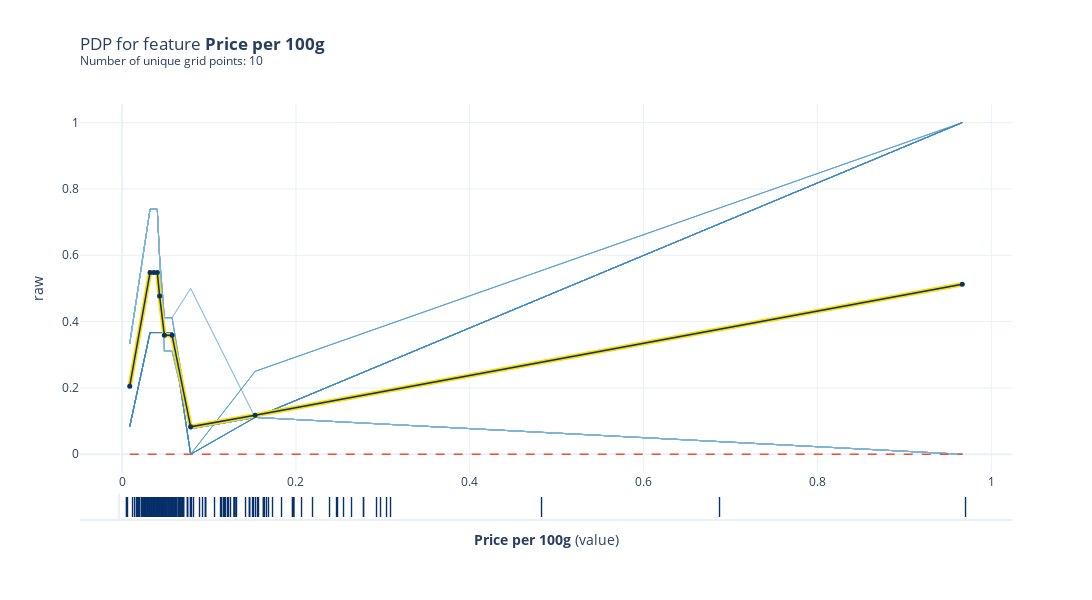

Notebook cell for this chart:
### Markdown cell above
Looking at this graph you can see that it seems more likely that when the rating >=94 that it is from ethoipia.

### Code cell
# Plot PDP
# Create the pdp data to be plotted
pdp_goals = pdp.PDPIsolate(model=tree_model, df=val_x, model_features=feature_names, feature='100g_USD', feature_name='Price per 100g')

# plot the PDP for feature 'Goal Scored'
fig, axes = pdp_goals.plot(
    center=False,
    plot_lines=True,
    frac_to_plot=100,
    cluster=False,
    n_cluster_centers=None,
    cluster_method='accurate',
    plot_pts_dist=True,
    to_bins=False,
    show_percentile=False,
    which_classes=None,
    figsize=None,
    dpi=300,
    ncols=2,
    plot_params={"pdp_hl": True},
    engine='plotly',
    template='plotly_white')

fig.show()

### Figure 1 — Plotly figure (JSON) as saved in the notebook; plotly's stock layout.template omitted (floating-point values rounded to 4 significant figures; data arrays with more than 128 entries replaced by an {"elided": "..."} marker saying what was removed)
{"data": [{"hoverinfo": "none", "line": {"color": "rgba(193,217,237,0.5)", "width": 0.5}, "mode": "lines", "type": "scatter", "x": [0.008705, 0.03209, 0.03643, 0.04042, 0.0431, 0.04858, 0.0574, 0.0788, 0.153, 0.9666], "xaxis": "x", "y": [0.3333, 0.7391, 0.7391, 0.7391, 0.5938, 0.4118, 0.4118, 0.07692, 0.1111, 0], "yaxis": "y"}, {"hoverinfo": "none", "line": {"color": "rgba(177,210,231,0.5)", "width": 0.5}, "mode": "lines", "type": "scatter", "x": [0.008705, 0.03209, 0.03643, 0.04042, 0.0431, 0.04858, 0.0574, 0.0788, 0.153, 0.9666], "xaxis": "x", "y": [0.3333, 0.7391, 0.7391, 0.7391, 0.5938, 0.4118, 0.4118, 0.07692, 0.1111, 0], "yaxis": "y"}, {"hoverinfo": "none", "line": {"color": "rgba(160,202,225,0.5)", "width": 0.5}, "mode": "lines", "type": "scatter", "x": [0.008705, 0.03209, 0.03643, 0.04042, 0.0431, 0.04858, 0.0574, 0.0788, 0.153, 0.9666], "xaxis": "x", "y": [0.3333, 0.7391, 0.7391, 0.7391, 0.5938, 0.3108, 0.3108, 0.07692, 0.1111, 0], "yaxis": "y"}, {"hoverinfo": "none", "line": {"color": "rgba(139,192,221,0.5)", "width": 0.5}, "mode": "lines", "type": "scatter", "x": [0.008705, 0.03209, 0.03643, 0.04042, 0.0431, 0.04858, 0.0574, 0.0788, 0.153, 0.9666], "xaxis": "x", "y": [0.08333, 0.3671, 0.3671, 0.3671, 0.3671, 0.3671, 0.3671, 0, 0.1111, 1], "yaxis": "y"}, {"hoverinfo": "none", "line": {"color": "rgba(117,179,216,0.5)", "width": 0.5}, "mode": "lines", "type": "scatter", "x": [0.008705, 0.03209, 0.03643, 0.04042, 0.0431, 0.04858, 0.0574, 0.0788, 0.153, 0.9666], "xaxis": "x", "y": [0.08333, 0.3671, 0.3671, 0.3671, 0.3671, 0.3671, 0.3671, 0, 0.25, 1], "yaxis": "y"}, {"hoverinfo": "none", "line": {"color": "rgba(98,168,210,0.5)", "width": 0.5}, "mode": "lines", "type": "scatter", "x": [0.008705, 0.03209, 0.03643, 0.04042, 0.0431, 0.04858, 0.0574, 0.0788, 0.153, 0.9666], "xaxis": "x", "y": [0.08333, 0.3671, 0.3671, 0.3671, 0.3671, 0.3671, 0.3671, 0, 0.1111, 1], "yaxis": "y"}, {"hoverinfo": "none", "line": {"color": "rgba(80,155,203,0.5)", "width": 0.5}, "mode": "lines", "type": "scatter", "x": [0.008705, 0.03209, 0.03643, 0.04042, 0.0431, 0.04858, 0.0574, 0.0788, 0.153, 0.9666], "xaxis": "x", "y": [0.08333, 0.3671, 0.3671, 0.3671, 0.3671, 0.3671, 0.3671, 0.07692, 0.1111, 1], "yaxis": "y"}, {"hoverinfo": "none", "line": {"color": "rgba(64,144,197,0.5)", "width": 0.5}, "mode": "lines", "type": "scatter", "x": [0.008705, 0.03209, 0.03643, 0.04042, 0.0431, 0.04858, 0.0574, 0.0788, 0.153, 0.9666], "xaxis": "x", "y": [0.08333, 0.3671, 0.3671, 0.3671, 0.3671, 0.3671, 0.3671, 0, 0.25, 1], "yaxis": "y"}, {"hoverinfo": "none", "line": {"color": "rgba(49,129,189,0.5)", "width": 0.5}, "mode": "lines", "type": "scatter", "x": [0.008705, 0.03209, 0.03643, 0.04042, 0.0431, 0.04858, 0.0574, 0.0788, 0.153, 0.9666], "xaxis": "x", "y": [0.08333, 0.3671, 0.3671, 0.3671, 0.3671, 0.3671, 0.3671, 0.07692, 0.1111, 1], "yaxis": "y"}, {"hoverinfo": "none", "line": {"color": "rgba(36,116,182,0.5)", "width": 0.5}, "mode": "lines", "type": "scatter", "x": [0.008705, 0.03209, 0.03643, 0.04042, 0.0431, 0.04858, 0.0574, 0.0788, 0.153, 0.9666], "xaxis": "x", "y": [0.08333, 0.3671, 0.3671, 0.3671, 0.3671, 0.3671, 0.3671, 0.07692, 0.1111, 1], "yaxis": "y"}, {"hoverinfo": "none", "line": {"color": "rgba(193,217,237,0.5)", "width": 0.5}, "mode": "lines", "type": "scatter", "x": [0.008705, 0.03209, 0.03643, 0.04042, 0.0431, 0.04858, 0.0574, 0.0788, 0.153, 0.9666], "xaxis": "x", "y": [0.08333, 0.3671, 0.3671, 0.3671, 0.3671, 0.3671, 0.3671, 0, 0.1111, 1], "yaxis": "y"}, {"hoverinfo": "none", "line": {"color": "rgba(177,210,231,0.5)", "width": 0.5}, "mode": "lines", "type": "scatter", "x": [0.008705, 0.03209, 0.03643, 0.04042, 0.0431, 0.04858, 0.0574, 0.0788, 0.153, 0.9666], "xaxis": "x", "y": [0.3333, 0.7391, 0.7391, 0.7391, 0.5938, 0.3108, 0.3108, 0.07692, 0.1111, 0], "yaxis": "y"}, {"hoverinfo": "none", "line": {"color": "rgba(160,202,225,0.5)", "width": 0.5}, "mode": "lines", "type": "scatter", "x": [0.008705, 0.03209, 0.03643, 0.04042, 0.0431, 0.04858, 0.0574, 0.0788, 0.153, 0.9666], "xaxis": "x", "y": [0.3333, 0.7391, 0.7391, 0.7391, 0.5938, 0.4118, 0.4118, 0.5, 0.1111, 0], "yaxis": "y"}, {"hoverinfo": "none", "line": {"color": "rgba(139,192,221,0.5)", "width": 0.5}, "mode": "lines", "type": "scatter", "x": [0.008705, 0.03209, 0.03643, 0.04042, 0.0431, 0.04858, 0.0574, 0.0788, 0.153, 0.9666], "xaxis": "x", "y": [0.3333, 0.7391, 0.7391, 0.7391, 0.5938, 0.4118, 0.4118, 0.07692, 0.1111, 0], "yaxis": "y"}, {"hoverinfo": "none", "line": {"color": "rgba(117,179,216,0.5)", "width": 0.5}, "mode": "lines", "type": "scatter", "x": [0.008705, 0.03209, 0.03643, 0.04042, 0.0431, 0.04858, 0.0574, 0.0788, 0.153, 0.9666], "xaxis": "x", "y": [0.3333, 0.7391, 0.7391, 0.7391, 0.5938, 0.3108, 0.3108, 0.07692, 0.1111, 0], "yaxis": "y"}, {"hoverinfo": "none", "line": {"color": "rgba(98,168,210,0.5)", "width": 0.5}, "mode": "lines", "type": "scatter", "x": [0.008705, 0.03209, 0.03643, 0.04042, 0.0431, 0.04858, 0.0574, 0.0788, 0.153, 0.9666], "xaxis": "x", "y": [0.08333, 0.3671, 0.3671, 0.3671, 0.3671, 0.3671, 0.3671, 0.07692, 0.1111, 1], "yaxis": "y"}, {"hoverinfo": "none", "line": {"color": "rgba(80,155,203,0.5)", "width": 0.5}, "mode": "lines", "type": "scatter", "x": [0.008705, 0.03209, 0.03643, 0.04042, 0.0431, 0.04858, 0.0574, 0.0788, 0.153, 0.9666], "xaxis": "x", "y": [0.08333, 0.3671, 0.3671, 0.3671, 0.3671, 0.3671, 0.3671, 0.07692, 0.1111, 1], "yaxis": "y"}, {"hoverinfo": "none", "line": {"color": "rgba(64,144,197,0.5)", "width": 0.5}, "mode": "lines", "type": "scatter", "x": [0.008705, 0.03209, 0.03643, 0.04042, 0.0431, 0.04858, 0.0574, 0.0788, 0.153, 0.9666], "xaxis": "x", "y": [0.08333, 0.3671, 0.3671, 0.3671, 0.3671, 0.3671, 0.3671, 0, 0.25, 1], "yaxis": "y"}, {"hoverinfo": "none", "line": {"color": "rgba(49,129,189,0.5)", "width": 0.5}, "mode": "lines", "type": "scatter", "x": [0.008705, 0.03209, 0.03643, 0.04042, 0.0431, 0.04858, 0.0574, 0.0788, 0.153, 0.9666], "xaxis": "x", "y": [0.08333, 0.3671, 0.3671, 0.3671, 0.3671, 0.3671, 0.3671, 0.07692, 0.1111, 1], "yaxis": "y"}, {"hoverinfo": "none", "line": {"color": "rgba(36,116,182,0.5)", "width": 0.5}, "mode": "lines", "type": "scatter", "x": [0.008705, 0.03209, 0.03643, 0.04042, 0.0431, 0.04858, 0.0574, 0.0788, 0.153, 0.9666], "xaxis": "x", "y": [0.3333, 0.7391, 0.7391, 0.7391, 0.5938, 0.4118, 0.4118, 0.5, 0.1111, 0], "yaxis": "y"}, {"hoverinfo": "none", "line": {"color": "rgba(193,217,237,0.5)", "width": 0.5}, "mode": "lines", "type": "scatter", "x": [0.008705, 0.03209, 0.03643, 0.04042, 0.0431, 0.04858, 0.0574, 0.0788, 0.153, 0.9666], "xaxis": "x", "y": [0.08333, 0.3671, 0.3671, 0.3671, 0.3671, 0.3671, 0.3671, 0.07692, 0.1111, 1], "yaxis": "y"}, {"hoverinfo": "none", "line": {"color": "rgba(177,210,231,0.5)", "width": 0.5}, "mode": "lines", "type": "scatter", "x": [0.008705, 0.03209, 0.03643, 0.04042, 0.0431, 0.04858, 0.0574, 0.0788, 0.153, 0.9666], "xaxis": "x", "y": [0.08333, 0.3671, 0.3671, 0.3671, 0.3671, 0.3671, 0.3671, 0, 0.25, 1], "yaxis": "y"}, {"hoverinfo": "none", "line": {"color": "rgba(160,202,225,0.5)", "width": 0.5}, "mode": "lines", "type": "scatter", "x": [0.008705, 0.03209, 0.03643, 0.04042, 0.0431, 0.04858, 0.0574, 0.0788, 0.153, 0.9666], "xaxis": "x", "y": [0.3333, 0.7391, 0.7391, 0.7391, 0.5938, 0.4118, 0.4118, 0.07692, 0.1111, 0], "yaxis": "y"}, {"hoverinfo": "none", "line": {"color": "rgba(139,192,221,0.5)", "width": 0.5}, "mode": "lines", "type": "scatter", "x": [0.008705, 0.03209, 0.03643, 0.04042, 0.0431, 0.04858, 0.0574, 0.0788, 0.153, 0.9666], "xaxis": "x", "y": [0.08333, 0.3671, 0.3671, 0.3671, 0.3671, 0.3671, 0.3671, 0.07692, 0.1111, 1], "yaxis": "y"}, {"hoverinfo": "none", "line": {"color": "rgba(117,179,216,0.5)", "width": 0.5}, "mode": "lines", "type": "scatter", "x": [0.008705, 0.03209, 0.03643, 0.04042, 0.0431, 0.04858, 0.0574, 0.0788, 0.153, 0.9666], "xaxis": "x", "y": [0.08333, 0.3671, 0.3671, 0.3671, 0.3671, 0.3671, 0.3671, 0.07692, 0.1111, 1], "yaxis": "y"}, {"hoverinfo": "none", "line": {"color": "rgba(98,168,210,0.5)", "width": 0.5}, "mode": "lines", "type": "scatter", "x": [0.008705, 0.03209, 0.03643, 0.04042, 0.0431, 0.04858, 0.0574, 0.0788, 0.153, 0.9666], "xaxis": "x", "y": [0.08333, 0.3671, 0.3671, 0.3671, 0.3671, 0.3671, 0.3671, 0, 0.1111, 1], "yaxis": "y"}, {"hoverinfo": "none", "line": {"color": "rgba(80,155,203,0.5)", "width": 0.5}, "mode": "lines", "type": "scatter", "x": [0.008705, 0.03209, 0.03643, 0.04042, 0.0431, 0.04858, 0.0574, 0.0788, 0.153, 0.9666], "xaxis": "x", "y": [0.08333, 0.3671, 0.3671, 0.3671, 0.3671, 0.3671, 0.3671, 0, 0.25, 1], "yaxis": "y"}, {"hoverinfo": "none", "line": {"color": "rgba(64,144,197,0.5)", "width": 0.5}, "mode": "lines", "type": "scatter", "x": [0.008705, 0.03209, 0.03643, 0.04042, 0.0431, 0.04858, 0.0574, 0.0788, 0.153, 0.9666], "xaxis": "x", "y": [0.08333, 0.3671, 0.3671, 0.3671, 0.3671, 0.3671, 0.3671, 0, 0.1111, 1], "yaxis": "y"}, {"hoverinfo": "none", "line": {"color": "rgba(49,129,189,0.5)", "width": 0.5}, "mode": "lines", "type": "scatter", "x": [0.008705, 0.03209, 0.03643, 0.04042, 0.0431, 0.04858, 0.0574, 0.0788, 0.153, 0.9666], "xaxis": "x", "y": [0.3333, 0.7391, 0.7391, 0.7391, 0.5938, 0.4118, 0.4118, 0.5, 0.1111, 0], "yaxis": "y"}, {"hoverinfo": "none", "line": {"color": "rgba(36,116,182,0.5)", "width": 0.5}, "mode": "lines", "type": "scatter", "x": [0.008705, 0.03209, 0.03643, 0.04042, 0.0431, 0.04858, 0.0574, 0.0788, 0.153, 0.9666], "xaxis": "x", "y": [0.08333, 0.3671, 0.3671, 0.3671, 0.3671, 0.3671, 0.3671, 0.07692, 0.1111, 1], "yaxis": "y"}, {"hoverinfo": "none", "line": {"color": "rgba(193,217,237,0.5)", "width": 0.5}, "mode": "lines", "type": "scatter", "x": [0.008705, 0.03209, 0.03643, 0.04042, 0.0431, 0.04858, 0.0574, 0.0788, 0.153, 0.9666], "xaxis": "x", "y": [0.3333, 0.7391, 0.7391, 0.7391, 0.5938, 0.4118, 0.4118, 0.5, 0.1111, 0], "yaxis": "y"}, {"hoverinfo": "none", "line": {"color": "rgba(177,210,231,0.5)", "width": 0.5}, "mode": "lines", "type": "scatter", "x": [0.008705, 0.03209, 0.03643, 0.04042, 0.0431, 0.04858, 0.0574, 0.0788, 0.153, 0.9666], "xaxis": "x", "y": [0.3333, 0.7391, 0.7391, 0.7391, 0.5938, 0.3108, 0.3108, 0.07692, 0.1111, 0], "yaxis": "y"}, {"hoverinfo": "none", "line": {"color": "rgba(160,202,225,0.5)", "width": 0.5}, "mode": "lines", "type": "scatter", "x": [0.008705, 0.03209, 0.03643, 0.04042, 0.0431, 0.04858, 0.0574, 0.0788, 0.153, 0.9666], "xaxis": "x", "y": [0.3333, 0.7391, 0.7391, 0.7391, 0.5938, 0.3108, 0.3108, 0.07692, 0.1111, 0], "yaxis": "y"}, {"hoverinfo": "none", "line": {"color": "rgba(139,192,221,0.5)", "width": 0.5}, "mode": "lines", "type": "scatter", "x": [0.008705, 0.03209, 0.03643, 0.04042, 0.0431, 0.04858, 0.0574, 0.0788, 0.153, 0.9666], "xaxis": "x", "y": [0.3333, 0.7391, 0.7391, 0.7391, 0.5938, 0.3108, 0.3108, 0.07692, 0.1111, 0], "yaxis": "y"}, {"hoverinfo": "none", "line": {"color": "rgba(117,179,216,0.5)", "width": 0.5}, "mode": "lines", "type": "scatter", "x": [0.008705, 0.03209, 0.03643, 0.04042, 0.0431, 0.04858, 0.0574, 0.0788, 0.153, 0.9666], "xaxis": "x", "y": [0.08333, 0.3671, 0.3671, 0.3671, 0.3671, 0.3671, 0.3671, 0, 0.1111, 1], "yaxis": "y"}, {"hoverinfo": "none", "line": {"color": "rgba(98,168,210,0.5)", "width": 0.5}, "mode": "lines", "type": "scatter", "x": [0.008705, 0.03209, 0.03643, 0.04042, 0.0431, 0.04858, 0.0574, 0.0788, 0.153, 0.9666], "xaxis": "x", "y": [0.3333, 0.7391, 0.7391, 0.7391, 0.5938, 0.4118, 0.4118, 0.07692, 0.1111, 0], "yaxis": "y"}, {"hoverinfo": "none", "line": {"color": "rgba(80,155,203,0.5)", "width": 0.5}, "mode": "lines", "type": "scatter", "x": [0.008705, 0.03209, 0.03643, 0.04042, 0.0431, 0.04858, 0.0574, 0.0788, 0.153, 0.9666], "xaxis": "x", "y": [0.08333, 0.3671, 0.3671, 0.3671, 0.3671, 0.3671, 0.3671, 0.07692, 0.1111, 1], "yaxis": "y"}, {"hoverinfo": "none", "line": {"color": "rgba(64,144,197,0.5)", "width": 0.5}, "mode": "lines", "type": "scatter", "x": [0.008705, 0.03209, 0.03643, 0.04042, 0.0431, 0.04858, 0.0574, 0.0788, 0.153, 0.9666], "xaxis": "x", "y": [0.08333, 0.3671, 0.3671, 0.3671, 0.3671, 0.3671, 0.3671, 0, 0.1111, 1], "yaxis": "y"}, {"hoverinfo": "none", "line": {"color": "rgba(49,129,189,0.5)", "width": 0.5}, "mode": "lines", "type": "scatter", "x": [0.008705, 0.03209, 0.03643, 0.04042, 0.0431, 0.04858, 0.0574, 0.0788, 0.153, 0.9666], "xaxis": "x", "y": [0.3333, 0.7391, 0.7391, 0.7391, 0.5938, 0.4118, 0.4118, 0.07692, 0.1111, 0], "yaxis": "y"}, {"hoverinfo": "none", "line": {"color": "rgba(36,116,182,0.5)", "width": 0.5}, "mode": "lines", "type": "scatter", "x": [0.008705, 0.03209, 0.03643, 0.04042, 0.0431, 0.04858, 0.0574, 0.0788, 0.153, 0.9666], "xaxis": "x", "y": [0.3333, 0.7391, 0.7391, 0.7391, 0.5938, 0.4118, 0.4118, 0.07692, 0.1111, 0], "yaxis": "y"}, {"hoverinfo": "none", "line": {"color": "rgba(193,217,237,0.5)", "width": 0.5}, "mode": "lines", "type": "scatter", "x": [0.008705, 0.03209, 0.03643, 0.04042, 0.0431, 0.04858, 0.0574, 0.0788, 0.153, 0.9666], "xaxis": "x", "y": [0.3333, 0.7391, 0.7391, 0.7391, 0.5938, 0.4118, 0.4118, 0.07692, 0.1111, 0], "yaxis": "y"}, {"hoverinfo": "none", "line": {"color": "rgba(177,210,231,0.5)", "width": 0.5}, "mode": "lines", "type": "scatter", "x": [0.008705, 0.03209, 0.03643, 0.04042, 0.0431, 0.04858, 0.0574, 0.0788, 0.153, 0.9666], "xaxis": "x", "y": [0.3333, 0.7391, 0.7391, 0.7391, 0.5938, 0.3108, 0.3108, 0.07692, 0.1111, 0], "yaxis": "y"}, {"hoverinfo": "none", "line": {"color": "rgba(160,202,225,0.5)", "width": 0.5}, "mode": "lines", "type": "scatter", "x": [0.008705, 0.03209, 0.03643, 0.04042, 0.0431, 0.04858, 0.0574, 0.0788, 0.153, 0.9666], "xaxis": "x", "y": [0.3333, 0.7391, 0.7391, 0.7391, 0.5938, 0.4118, 0.4118, 0.5, 0.1111, 0], "yaxis": "y"}, {"hoverinfo": "none", "line": {"color": "rgba(139,192,221,0.5)", "width": 0.5}, "mode": "lines", "type": "scatter", "x": [0.008705, 0.03209, 0.03643, 0.04042, 0.0431, 0.04858, 0.0574, 0.0788, 0.153, 0.9666], "xaxis": "x", "y": [0.3333, 0.7391, 0.7391, 0.7391, 0.5938, 0.3108, 0.3108, 0.07692, 0.1111, 0], "yaxis": "y"}, {"hoverinfo": "none", "line": {"color": "rgba(117,179,216,0.5)", "width": 0.5}, "mode": "lines", "type": "scatter", "x": [0.008705, 0.03209, 0.03643, 0.04042, 0.0431, 0.04858, 0.0574, 0.0788, 0.153, 0.9666], "xaxis": "x", "y": [0.08333, 0.3671, 0.3671, 0.3671, 0.3671, 0.3671, 0.3671, 0, 0.1111, 1], "yaxis": "y"}, {"hoverinfo": "none", "line": {"color": "rgba(98,168,210,0.5)", "width": 0.5}, "mode": "lines", "type": "scatter", "x": [0.008705, 0.03209, 0.03643, 0.04042, 0.0431, 0.04858, 0.0574, 0.0788, 0.153, 0.9666], "xaxis": "x", "y": [0.3333, 0.7391, 0.7391, 0.7391, 0.5938, 0.4118, 0.4118, 0.07692, 0.1111, 0], "yaxis": "y"}, {"hoverinfo": "none", "line": {"color": "rgba(80,155,203,0.5)", "width": 0.5}, "mode": "lines", "type": "scatter", "x": [0.008705, 0.03209, 0.03643, 0.04042, 0.0431, 0.04858, 0.0574, 0.0788, 0.153, 0.9666], "xaxis": "x", "y": [0.3333, 0.7391, 0.7391, 0.7391, 0.5938, 0.3108, 0.3108, 0.07692, 0.1111, 0], "yaxis": "y"}, {"hoverinfo": "none", "line": {"color": "rgba(64,144,197,0.5)", "width": 0.5}, "mode": "lines", "type": "scatter", "x": [0.008705, 0.03209, 0.03643, 0.04042, 0.0431, 0.04858, 0.0574, 0.0788, 0.153, 0.9666], "xaxis": "x", "y": [0.08333, 0.3671, 0.3671, 0.3671, 0.3671, 0.3671, 0.3671, 0, 0.25, 1], "yaxis": "y"}, {"hoverinfo": "none", "line": {"color": "rgba(49,129,189,0.5)", "width": 0.5}, "mode": "lines", "type": "scatter", "x": [0.008705, 0.03209, 0.03643, 0.04042, 0.0431, 0.04858, 0.0574, 0.0788, 0.153, 0.9666], "xaxis": "x", "y": [0.08333, 0.3671, 0.3671, 0.3671, 0.3671, 0.3671, 0.3671, 0, 0.1111, 1], "yaxis": "y"}, {"hoverinfo": "none", "line": {"color": "rgba(36,116,182,0.5)", "width": 0.5}, "mode": "lines", "type": "scatter", "x": [0.008705, 0.03209, 0.03643, 0.04042, 0.0431, 0.04858, 0.0574, 0.0788, 0.153, 0.9666], "xaxis": "x", "y": [0.08333, 0.3671, 0.3671, 0.3671, 0.3671, 0.3671, 0.3671, 0, 0.1111, 1], "yaxis": "y"}, {"hoverinfo": "none", "line": {"color": "rgba(193,217,237,0.5)", "width": 0.5}, "mode": "lines", "type": "scatter", "x": [0.008705, 0.03209, 0.03643, 0.04042, 0.0431, 0.04858, 0.0574, 0.0788, 0.153, 0.9666], "xaxis": "x", "y": [0.08333, 0.3671, 0.3671, 0.3671, 0.3671, 0.3671, 0.3671, 0, 0.1111, 1], "yaxis": "y"}, {"hoverinfo": "none", "line": {"color": "rgba(177,210,231,0.5)", "width": 0.5}, "mode": "lines", "type": "scatter", "x": [0.008705, 0.03209, 0.03643, 0.04042, 0.0431, 0.04858, 0.0574, 0.0788, 0.153, 0.9666], "xaxis": "x", "y": [0.08333, 0.3671, 0.3671, 0.3671, 0.3671, 0.3671, 0.3671, 0.07692, 0.1111, 1], "yaxis": "y"}, {"hoverinfo": "none", "line": {"color": "rgba(160,202,225,0.5)", "width": 0.5}, "mode": "lines", "type": "scatter", "x": [0.008705, 0.03209, 0.03643, 0.04042, 0.0431, 0.04858, 0.0574, 0.0788, 0.153, 0.9666], "xaxis": "x", "y": [0.08333, 0.3671, 0.3671, 0.3671, 0.3671, 0.3671, 0.3671, 0.07692, 0.1111, 1], "yaxis": "y"}, {"hoverinfo": "none", "line": {"color": "rgba(139,192,221,0.5)", "width": 0.5}, "mode": "lines", "type": "scatter", "x": [0.008705, 0.03209, 0.03643, 0.04042, 0.0431, 0.04858, 0.0574, 0.0788, 0.153, 0.9666], "xaxis": "x", "y": [0.3333, 0.7391, 0.7391, 0.7391, 0.5938, 0.4118, 0.4118, 0.07692, 0.1111, 0], "yaxis": "y"}, {"hoverinfo": "none", "line": {"color": "rgba(117,179,216,0.5)", "width": 0.5}, "mode": "lines", "type": "scatter", "x": [0.008705, 0.03209, 0.03643, 0.04042, 0.0431, 0.04858, 0.0574, 0.0788, 0.153, 0.9666], "xaxis": "x", "y": [0.08333, 0.3671, 0.3671, 0.3671, 0.3671, 0.3671, 0.3671, 0, 0.1111, 1], "yaxis": "y"}, {"hoverinfo": "none", "line": {"color": "rgba(98,168,210,0.5)", "width": 0.5}, "mode": "lines", "type": "scatter", "x": [0.008705, 0.03209, 0.03643, 0.04042, 0.0431, 0.04858, 0.0574, 0.0788, 0.153, 0.9666], "xaxis": "x", "y": [0.3333, 0.7391, 0.7391, 0.7391, 0.5938, 0.4118, 0.4118, 0.5, 0.1111, 0], "yaxis": "y"}, {"hoverinfo": "none", "line": {"color": "rgba(80,155,203,0.5)", "width": 0.5}, "mode": "lines", "type": "scatter", "x": [0.008705, 0.03209, 0.03643, 0.04042, 0.0431, 0.04858, 0.0574, 0.0788, 0.153, 0.9666], "xaxis": "x", "y": [0.08333, 0.3671, 0.3671, 0.3671, 0.3671, 0.3671, 0.3671, 0.07692, 0.1111, 1], "yaxis": "y"}, {"hoverinfo": "none", "line": {"color": "rgba(64,144,197,0.5)", "width": 0.5}, "mode": "lines", "type": "scatter", "x": [0.008705, 0.03209, 0.03643, 0.04042, 0.0431, 0.04858, 0.0574, 0.0788, 0.153, 0.9666], "xaxis": "x", "y": [0.3333, 0.7391, 0.7391, 0.7391, 0.5938, 0.4118, 0.4118, 0.07692, 0.1111, 0], "yaxis": "y"}, {"hoverinfo": "none", "line": {"color": "rgba(49,129,189,0.5)", "width": 0.5}, "mode": "lines", "type": "scatter", "x": [0.008705, 0.03209, 0.03643, 0.04042, 0.0431, 0.04858, 0.0574, 0.0788, 0.153, 0.9666], "xaxis": "x", "y": [0.3333, 0.7391, 0.7391, 0.7391, 0.5938, 0.3108, 0.3108, 0.07692, 0.1111, 0], "yaxis": "y"}, {"hoverinfo": "none", "line": {"color": "rgba(36,116,182,0.5)", "width": 0.5}, "mode": "lines", "type": "scatter", "x": [0.008705, 0.03209, 0.03643, 0.04042, 0.0431, 0.04858, 0.0574, 0.0788, 0.153, 0.9666], "xaxis": "x", "y": [0.08333, 0.3671, 0.3671, 0.3671, 0.3671, 0.3671, 0.3671, 0, 0.25, 1], "yaxis": "y"}, {"hoverinfo": "none", "line": {"color": "rgba(193,217,237,0.5)", "width": 0.5}, "mode": "lines", "type": "scatter", "x": [0.008705, 0.03209, 0.03643, 0.04042, 0.0431, 0.04858, 0.0574, 0.0788, 0.153, 0.9666], "xaxis": "x", "y": [0.08333, 0.3671, 0.3671, 0.3671, 0.3671, 0.3671, 0.3671, 0.07692, 0.1111, 1], "yaxis": "y"}, {"hoverinfo": "none", "line": {"color": "rgba(177,210,231,0.5)", "width": 0.5}, "mode": "lines", "type": "scatter", "x": [0.008705, 0.03209, 0.03643, 0.04042, 0.0431, 0.04858, 0.0574, 0.0788, 0.153, 0.9666], "xaxis": "x", "y": [0.3333, 0.7391, 0.7391, 0.7391, 0.5938, 0.3108, 0.3108, 0.07692, 0.1111, 0], "yaxis": "y"}, {"hoverinfo": "none", "line": {"color": "rgba(160,202,225,0.5)", "width": 0.5}, "mode": "lines", "type": "scatter", "x": [0.008705, 0.03209, 0.03643, 0.04042, 0.0431, 0.04858, 0.0574, 0.0788, 0.153, 0.9666], "xaxis": "x", "y": [0.3333, 0.7391, 0.7391, 0.7391, 0.5938, 0.3108, 0.3108, 0.07692, 0.1111, 0], "yaxis": "y"}, {"hoverinfo": "none", "line": {"color": "rgba(139,192,221,0.5)", "width": 0.5}, "mode": "lines", "type": "scatter", "x": [0.008705, 0.03209, 0.03643, 0.04042, 0.0431, 0.04858, 0.0574, 0.0788, 0.153, 0.9666], "xaxis": "x", "y": [0.08333, 0.3671, 0.3671, 0.3671, 0.3671, 0.3671, 0.3671, 0.07692, 0.1111, 1], "yaxis": "y"}, {"hoverinfo": "none", "line": {"color": "rgba(117,179,216,0.5)", "width": 0.5}, "mode": "lines", "type": "scatter", "x": [0.008705, 0.03209, 0.03643, 0.04042, 0.0431, 0.04858, 0.0574, 0.0788, 0.153, 0.9666], "xaxis": "x", "y": [0.3333, 0.7391, 0.7391, 0.7391, 0.5938, 0.4118, 0.4118, 0.07692, 0.1111, 0], "yaxis": "y"}, {"hoverinfo": "none", "line": {"color": "rgba(98,168,210,0.5)", "width": 0.5}, "mode": "lines", "type": "scatter", "x": [0.008705, 0.03209, 0.03643, 0.04042, 0.0431, 0.04858, 0.0574, 0.0788, 0.153, 0.9666], "xaxis": "x", "y": [0.08333, 0.3671, 0.3671, 0.3671, 0.3671, 0.3671, 0.3671, 0, 0.25, 1], "yaxis": "y"}, {"hoverinfo": "none", "line": {"color": "rgba(80,155,203,0.5)", "width": 0.5}, "mode": "lines", "type": "scatter", "x": [0.008705, 0.03209, 0.03643, 0.04042, 0.0431, 0.04858, 0.0574, 0.0788, 0.153, 0.9666], "xaxis": "x", "y": [0.08333, 0.3671, 0.3671, 0.3671, 0.3671, 0.3671, 0.3671, 0, 0.25, 1], "yaxis": "y"}, {"hoverinfo": "none", "line": {"color": "rgba(64,144,197,0.5)", "width": 0.5}, "mode": "lines", "type": "scatter", "x": [0.008705, 0.03209, 0.03643, 0.04042, 0.0431, 0.04858, 0.0574, 0.0788, 0.153, 0.9666], "xaxis": "x", "y": [0.08333, 0.3671, 0.3671, 0.3671, 0.3671, 0.3671, 0.3671, 0, 0.1111, 1], "yaxis": "y"}, {"hoverinfo": "none", "line": {"color": "rgba(49,129,189,0.5)", "width": 0.5}, "mode": "lines", "type": "scatter", "x": [0.008705, 0.03209, 0.03643, 0.04042, 0.0431, 0.04858, 0.0574, 0.0788, 0.153, 0.9666], "xaxis": "x", "y": [0.08333, 0.3671, 0.3671, 0.3671, 0.3671, 0.3671, 0.3671, 0, 0.1111, 1], "yaxis": "y"}, {"hoverinfo": "none", "line": {"color": "rgba(36,116,182,0.5)", "width": 0.5}, "mode": "lines", "type": "scatter", "x": [0.008705, 0.03209, 0.03643, 0.04042, 0.0431, 0.04858, 0.0574, 0.0788, 0.153, 0.9666], "xaxis": "x", "y": [0.3333, 0.7391, 0.7391, 0.7391, 0.5938, 0.3108, 0.3108, 0.07692, 0.1111, 0], "yaxis": "y"}, {"hoverinfo": "none", "line": {"color": "rgba(193,217,237,0.5)", "width": 0.5}, "mode": "lines", "type": "scatter", "x": [0.008705, 0.03209, 0.03643, 0.04042, 0.0431, 0.04858, 0.0574, 0.0788, 0.153, 0.9666], "xaxis": "x", "y": [0.3333, 0.7391, 0.7391, 0.7391, 0.5938, 0.3108, 0.3108, 0.07692, 0.1111, 0], "yaxis": "y"}, {"hoverinfo": "none", "line": {"color": "rgba(177,210,231,0.5)", "width": 0.5}, "mode": "lines", "type": "scatter", "x": [0.008705, 0.03209, 0.03643, 0.04042, 0.0431, 0.04858, 0.0574, 0.0788, 0.153, 0.9666], "xaxis": "x", "y": [0.08333, 0.3671, 0.3671, 0.3671, 0.3671, 0.3671, 0.3671, 0.07692, 0.1111, 1], "yaxis": "y"}, {"hoverinfo": "none", "line": {"color": "rgba(160,202,225,0.5)", "width": 0.5}, "mode": "lines", "type": "scatter", "x": [0.008705, 0.03209, 0.03643, 0.04042, 0.0431, 0.04858, 0.0574, 0.0788, 0.153, 0.9666], "xaxis": "x", "y": [0.3333, 0.7391, 0.7391, 0.7391, 0.5938, 0.3108, 0.3108, 0.07692, 0.1111, 0], "yaxis": "y"}, {"hoverinfo": "none", "line": {"color": "rgba(139,192,221,0.5)", "width": 0.5}, "mode": "lines", "type": "scatter", "x": [0.008705, 0.03209, 0.03643, 0.04042, 0.0431, 0.04858, 0.0574, 0.0788, 0.153, 0.9666], "xaxis": "x", "y": [0.08333, 0.3671, 0.3671, 0.3671, 0.3671, 0.3671, 0.3671, 0.07692, 0.1111, 1], "yaxis": "y"}, {"hoverinfo": "none", "line": {"color": "rgba(117,179,216,0.5)", "width": 0.5}, "mode": "lines", "type": "scatter", "x": [0.008705, 0.03209, 0.03643, 0.04042, 0.0431, 0.04858, 0.0574, 0.0788, 0.153, 0.9666], "xaxis": "x", "y": [0.3333, 0.7391, 0.7391, 0.7391, 0.5938, 0.4118, 0.4118, 0.07692, 0.1111, 0], "yaxis": "y"}, {"hoverinfo": "none", "line": {"color": "rgba(98,168,210,0.5)", "width": 0.5}, "mode": "lines", "type": "scatter", "x": [0.008705, 0.03209, 0.03643, 0.04042, 0.0431, 0.04858, 0.0574, 0.0788, 0.153, 0.9666], "xaxis": "x", "y": [0.08333, 0.3671, 0.3671, 0.3671, 0.3671, 0.3671, 0.3671, 0, 0.1111, 1], "yaxis": "y"}, {"hoverinfo": "none", "line": {"color": "rgba(80,155,203,0.5)", "width": 0.5}, "mode": "lines", "type": "scatter", "x": [0.008705, 0.03209, 0.03643, 0.04042, 0.0431, 0.04858, 0.0574, 0.0788, 0.153, 0.9666], "xaxis": "x", "y": [0.3333, 0.7391, 0.7391, 0.7391, 0.5938, 0.3108, 0.3108, 0.07692, 0.1111, 0], "yaxis": "y"}, {"hoverinfo": "none", "line": {"color": "rgba(64,144,197,0.5)", "width": 0.5}, "mode": "lines", "type": "scatter", "x": [0.008705, 0.03209, 0.03643, 0.04042, 0.0431, 0.04858, 0.0574, 0.0788, 0.153, 0.9666], "xaxis": "x", "y": [0.08333, 0.3671, 0.3671, 0.3671, 0.3671, 0.3671, 0.3671, 0.07692, 0.1111, 1], "yaxis": "y"}, {"hoverinfo": "none", "line": {"color": "rgba(49,129,189,0.5)", "width": 0.5}, "mode": "lines", "type": "scatter", "x": [0.008705, 0.03209, 0.03643, 0.04042, 0.0431, 0.04858, 0.0574, 0.0788, 0.153, 0.9666], "xaxis": "x", "y": [0.3333, 0.7391, 0.7391, 0.7391, 0.5938, 0.3108, 0.3108, 0.07692, 0.1111, 0], "yaxis": "y"}, {"hoverinfo": "none", "line": {"color": "rgba(36,116,182,0.5)", "width": 0.5}, "mode": "lines", "type": "scatter", "x": [0.008705, 0.03209, 0.03643, 0.04042, 0.0431, 0.04858, 0.0574, 0.0788, 0.153, 0.9666], "xaxis": "x", "y": [0.08333, 0.3671, 0.3671, 0.3671, 0.3671, 0.3671, 0.3671, 0, 0.1111, 1], "yaxis": "y"}, {"hoverinfo": "none", "line": {"color": "rgba(193,217,237,0.5)", "width": 0.5}, "mode": "lines", "type": "scatter", "x": [0.008705, 0.03209, 0.03643, 0.04042, 0.0431, 0.04858, 0.0574, 0.0788, 0.153, 0.9666], "xaxis": "x", "y": [0.3333, 0.7391, 0.7391, 0.7391, 0.5938, 0.3108, 0.3108, 0.07692, 0.1111, 0], "yaxis": "y"}, {"hoverinfo": "none", "line": {"color": "rgba(177,210,231,0.5)", "width": 0.5}, "mode": "lines", "type": "scatter", "x": [0.008705, 0.03209, 0.03643, 0.04042, 0.0431, 0.04858, 0.0574, 0.0788, 0.153, 0.9666], "xaxis": "x", "y": [0.3333, 0.7391, 0.7391, 0.7391, 0.5938, 0.3108, 0.3108, 0.07692, 0.1111, 0], "yaxis": "y"}, {"hoverinfo": "none", "line": {"color": "rgba(160,202,225,0.5)", "width": 0.5}, "mode": "lines", "type": "scatter", "x": [0.008705, 0.03209, 0.03643, 0.04042, 0.0431, 0.04858, 0.0574, 0.0788, 0.153, 0.9666], "xaxis": "x", "y": [0.3333, 0.7391, 0.7391, 0.7391, 0.5938, 0.3108, 0.3108, 0.07692, 0.1111, 0], "yaxis": "y"}, {"hoverinfo": "none", "line": {"color": "rgba(139,192,221,0.5)", "width": 0.5}, "mode": "lines", "type": "scatter", "x": [0.008705, 0.03209, 0.03643, 0.04042, 0.0431, 0.04858, 0.0574, 0.0788, 0.153, 0.9666], "xaxis": "x", "y": [0.3333, 0.7391, 0.7391, 0.7391, 0.5938, 0.3108, 0.3108, 0.07692, 0.1111, 0], "yaxis": "y"}, {"hoverinfo": "none", "line": {"color": "rgba(117,179,216,0.5)", "width": 0.5}, "mode": "lines", "type": "scatter", "x": [0.008705, 0.03209, 0.03643, 0.04042, 0.0431, 0.04858, 0.0574, 0.0788, 0.153, 0.9666], "xaxis": "x", "y": [0.3333, 0.7391, 0.7391, 0.7391, 0.5938, 0.3108, 0.3108, 0.07692, 0.1111, 0], "yaxis": "y"}, {"hoverinfo": "none", "line": {"color": "rgba(98,168,210,0.5)", "width": 0.5}, "mode": "lines", "type": "scatter", "x": [0.008705, 0.03209, 0.03643, 0.04042, 0.0431, 0.04858, 0.0574, 0.0788, 0.153, 0.9666], "xaxis": "x", "y": [0.08333, 0.3671, 0.3671, 0.3671, 0.3671, 0.3671, 0.3671, 0, 0.1111, 1], "yaxis": "y"}, {"hoverinfo": "none", "line": {"color": "rgba(80,155,203,0.5)", "width": 0.5}, "mode": "lines", "type": "scatter", "x": [0.008705, 0.03209, 0.03643, 0.04042, 0.0431, 0.04858, 0.0574, 0.0788, 0.153, 0.9666], "xaxis": "x", "y": [0.3333, 0.7391, 0.7391, 0.7391, 0.5938, 0.3108, 0.3108, 0.07692, 0.1111, 0], "yaxis": "y"}, {"hoverinfo": "none", "line": {"color": "rgba(64,144,197,0.5)", "width": 0.5}, "mode": "lines", "type": "scatter", "x": [0.008705, 0.03209, 0.03643, 0.04042, 0.0431, 0.04858, 0.0574, 0.0788, 0.153, 0.9666], "xaxis": "x", "y": [0.08333, 0.3671, 0.3671, 0.3671, 0.3671, 0.3671, 0.3671, 0, 0.1111, 1], "yaxis": "y"}, {"hoverinfo": "none", "line": {"color": "rgba(49,129,189,0.5)", "width": 0.5}, "mode": "lines", "type": "scatter", "x": [0.008705, 0.03209, 0.03643, 0.04042, 0.0431, 0.04858, 0.0574, 0.0788, 0.153, 0.9666], "xaxis": "x", "y": [0.3333, 0.7391, 0.7391, 0.7391, 0.5938, 0.4118, 0.4118, 0.07692, 0.1111, 0], "yaxis": "y"}, {"hoverinfo": "none", "line": {"color": "rgba(36,116,182,0.5)", "width": 0.5}, "mode": "lines", "type": "scatter", "x": [0.008705, 0.03209, 0.03643, 0.04042, 0.0431, 0.04858, 0.0574, 0.0788, 0.153, 0.9666], "xaxis": "x", "y": [0.08333, 0.3671, 0.3671, 0.3671, 0.3671, 0.3671, 0.3671, 0.07692, 0.1111, 1], "yaxis": "y"}, {"hoverinfo": "none", "line": {"color": "rgba(193,217,237,0.5)", "width": 0.5}, "mode": "lines", "type": "scatter", "x": [0.008705, 0.03209, 0.03643, 0.04042, 0.0431, 0.04858, 0.0574, 0.0788, 0.153, 0.9666], "xaxis": "x", "y": [0.3333, 0.7391, 0.7391, 0.7391, 0.5938, 0.3108, 0.3108, 0.07692, 0.1111, 0], "yaxis": "y"}, {"hoverinfo": "none", "line": {"color": "rgba(177,210,231,0.5)", "width": 0.5}, "mode": "lines", "type": "scatter", "x": [0.008705, 0.03209, 0.03643, 0.04042, 0.0431, 0.04858, 0.0574, 0.0788, 0.153, 0.9666], "xaxis": "x", "y": [0.3333, 0.7391, 0.7391, 0.7391, 0.5938, 0.3108, 0.3108, 0.07692, 0.1111, 0], "yaxis": "y"}, {"hoverinfo": "none", "line": {"color": "rgba(160,202,225,0.5)", "width": 0.5}, "mode": "lines", "type": "scatter", "x": [0.008705, 0.03209, 0.03643, 0.04042, 0.0431, 0.04858, 0.0574, 0.0788, 0.153, 0.9666], "xaxis": "x", "y": [0.3333, 0.7391, 0.7391, 0.7391, 0.5938, 0.3108, 0.3108, 0.07692, 0.1111, 0], "yaxis": "y"}, {"hoverinfo": "none", "line": {"color": "rgba(139,192,221,0.5)", "width": 0.5}, "mode": "lines", "type": "scatter", "x": [0.008705, 0.03209, 0.03643, 0.04042, 0.0431, 0.04858, 0.0574, 0.0788, 0.153, 0.9666], "xaxis": "x", "y": [0.3333, 0.7391, 0.7391, 0.7391, 0.5938, 0.4118, 0.4118, 0.07692, 0.1111, 0], "yaxis": "y"}, {"hoverinfo": "none", "line": {"color": "rgba(117,179,216,0.5)", "width": 0.5}, "mode": "lines", "type": "scatter", "x": [0.008705, 0.03209, 0.03643, 0.04042, 0.0431, 0.04858, 0.0574, 0.0788, 0.153, 0.9666], "xaxis": "x", "y": [0.3333, 0.7391, 0.7391, 0.7391, 0.5938, 0.3108, 0.3108, 0.07692, 0.1111, 0], "yaxis": "y"}, {"hoverinfo": "none", "line": {"color": "rgba(98,168,210,0.5)", "width": 0.5}, "mode": "lines", "type": "scatter", "x": [0.008705, 0.03209, 0.03643, 0.04042, 0.0431, 0.04858, 0.0574, 0.0788, 0.153, 0.9666], "xaxis": "x", "y": [0.08333, 0.3671, 0.3671, 0.3671, 0.3671, 0.3671, 0.3671, 0, 0.1111, 1], "yaxis": "y"}, {"hoverinfo": "none", "line": {"color": "rgba(80,155,203,0.5)", "width": 0.5}, "mode": "lines", "type": "scatter", "x": [0.008705, 0.03209, 0.03643, 0.04042, 0.0431, 0.04858, 0.0574, 0.0788, 0.153, 0.9666], "xaxis": "x", "y": [0.3333, 0.7391, 0.7391, 0.7391, 0.5938, 0.3108, 0.3108, 0.07692, 0.1111, 0], "yaxis": "y"}, {"hoverinfo": "none", "line": {"color": "rgba(64,144,197,0.5)", "width": 0.5}, "mode": "lines", "type": "scatter", "x": [0.008705, 0.03209, 0.03643, 0.04042, 0.0431, 0.04858, 0.0574, 0.0788, 0.153, 0.9666], "xaxis": "x", "y": [0.08333, 0.3671, 0.3671, 0.3671, 0.3671, 0.3671, 0.3671, 0.07692, 0.1111, 1], "yaxis": "y"}, {"hoverinfo": "none", "line": {"color": "rgba(49,129,189,0.5)", "width": 0.5}, "mode": "lines", "type": "scatter", "x": [0.008705, 0.03209, 0.03643, 0.04042, 0.0431, 0.04858, 0.0574, 0.0788, 0.153, 0.9666], "xaxis": "x", "y": [0.08333, 0.3671, 0.3671, 0.3671, 0.3671, 0.3671, 0.3671, 0, 0.1111, 1], "yaxis": "y"}, {"hoverinfo": "none", "line": {"color": "rgba(36,116,182,0.5)", "width": 0.5}, "mode": "lines", "type": "scatter", "x": [0.008705, 0.03209, 0.03643, 0.04042, 0.0431, 0.04858, 0.0574, 0.0788, 0.153, 0.9666], "xaxis": "x", "y": [0.08333, 0.3671, 0.3671, 0.3671, 0.3671, 0.3671, 0.3671, 0, 0.1111, 1], "yaxis": "y"}, {"hoverinfo": "none", "line": {"color": "#FEDC00", "width": 4.5}, "mode": "lines", "type": "scatter", "x": [0.008705, 0.03209, 0.03643, 0.04042, 0.0431, 0.04858, 0.0574, 0.0788, 0.153, 0.9666], "xaxis": "x", "y": [0.2051, 0.5483, 0.5483, 0.5483, 0.4775, 0.3591, 0.3591, 0.08272, 0.1178, 0.5128], "yaxis": "y"}, {"hoverinfo": "none", "line": {"color": "#E75438", "dash": "dash", "width": 1.5}, "mode": "lines", "type": "scatter", "x": [0.008705, 0.03209, 0.03643, 0.04042, 0.0431, 0.04858, 0.0574, 0.0788, 0.153, 0.9666], "xaxis": "x", "y": [0, 0, 0, 0, 0, 0, 0, 0, 0, 0], "yaxis": "y"}, {"hovertemplate": "%{y}", "line": {"color": "rgba(8,48,107,1.0)", "width": 1.5}, "marker": {"color": "rgba(8,48,107,1.0)", "size": 5}, "mode": "lines+markers", "name": "pdp", "type": "scatter", "x": [0.008705, 0.03209, 0.03643, 0.04042, 0.0431, 0.04858, 0.0574, 0.0788, 0.153, 0.9666], "xaxis": "x", "y": [0.2051, 0.5483, 0.5483, 0.5483, 0.4775, 0.3591, 0.3591, 0.08272, 0.1178, 0.5128], "yaxis": "y"}, {"hoverinfo": "none", "mode": "text", "name": "dist", "showlegend": false, "text": {"elided": "312 str values"}, "textfont": {"color": "rgba(8,48,107,1.0)", "size": 20}, "textposition": "middle center", "type": "scatter", "x": {"elided": "312 float values"}, "xaxis": "x2", "y": {"elided": "312 int values"}, "yaxis": "y2"}], "layout": {"height": 600, "showlegend": false, "title": {"text": "PDP for feature <b>Price per 100g</b> <br><sup>Number of unique grid points: 10</sup>", "x": 0, "xref": "paper"}, "width": 1200, "xaxis": {"anchor": "y", "domain": [0, 1]}, "xaxis2": {"anchor": "y2", "domain": [0, 1], "showgrid": false, "showticklabels": false, "title": {"text": "<b>Price per 100g</b> (value)"}}, "yaxis": {"anchor": "x", "domain": [0.1127, 0.99], "title": {"text": "raw"}}, "yaxis2": {"anchor": "x2", "domain": [0, 0.06267], "showgrid": false, "showticklabels": false}}}
